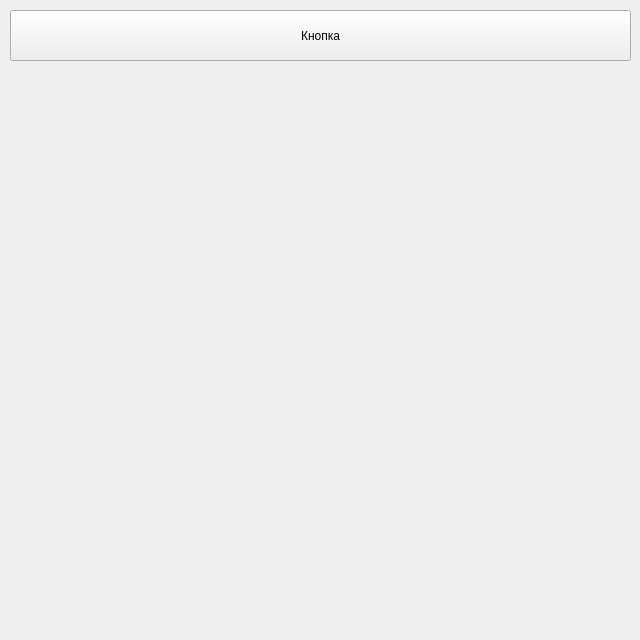
<?xml version="1.0" encoding="UTF-8"?>
<ui version="4.0">
 <class>main</class>
 <widget class="QWidget" name="main">
  <property name="geometry">
   <rect>
    <x>0</x>
    <y>0</y>
    <width>640</width>
    <height>640</height>
   </rect>
  </property>
  <property name="windowTitle">
   <string>Form</string>
  </property>
  <widget class="QPushButton" name="button">
   <property name="geometry">
    <rect>
     <x>10</x>
     <y>10</y>
     <width>621</width>
     <height>51</height>
    </rect>
   </property>
   <property name="text">
    <string>Кнопка</string>
   </property>
  </widget>
 </widget>
 <resources/>
 <connections/>
</ui>
